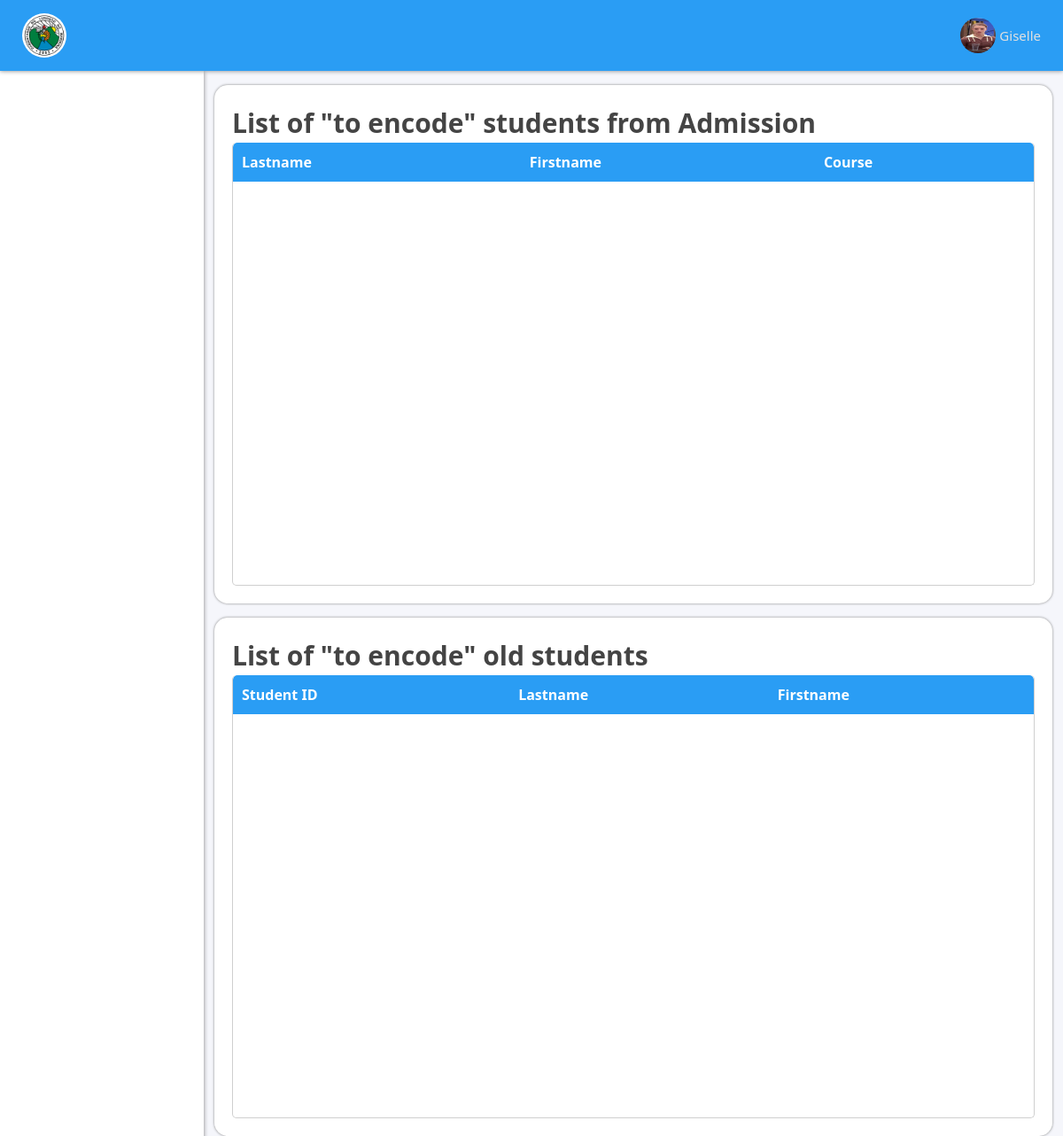
The page /pages/dean.encode-subject.php (signed in) on the database its author committed.
### tables this page shows
CREATE TABLE `student` (
  `StudentID` varchar(50) NOT NULL,
  `Firstname` varchar(50) NOT NULL,
  `Middlename` varchar(50) NOT NULL,
  `Lastname` varchar(50) NOT NULL,
  `Gender` varchar(30) NOT NULL,
  `Email` varchar(50) NOT NULL,
  `ContactNo` varchar(10) NOT NULL,
  `Birthdate` date NOT NULL,
  `Image` text NOT NULL
);

### db-helper/Select.php (called while the page is built, shortened)
<?php
class Select extends Connection{
    public function getStudentByID($studentID){
        $con = $this->connect();
        $stmt = $con->prepare('SELECT * FROM `student` WHERE StudentID = ?');
        $stmt->bind_param('s', $studentID);
        $stmt->execute();
        $res = $stmt->get_result();
        return $res->fetch_assoc();
    }
}

### pages/dean.encode-subject.php (the view, shortened to what this page needs)
<?php
    include '../includes/header.inc.php';
    include '../includes/nav.inside-nav.php';
?>
<div class="container-fluid">
    <div class="card-container mt-3">
        <label class="sub-header">List of "to encode" students from Admission</label>
        <div class="table-container">
            <table class="plmar-table plmar-table-hover">
                <thead>
                    <tr>
                        <th>Lastname</th>
                        <th>Firstname</th>
                        <th>Course</th>
                    </tr>
                </thead>
            </table>
        </div>
    </div>
    <div class="card-container mt-3">
        <label class="sub-header">List of "to encode" old students</label>
        <div class="table-container">
            <table class="plmar-table plmar-table-hover">
                <thead>
                    <tr>
                        <th>Student ID</th>
                        <th>Lastname</th>
                        <th>Firstname</th>
                    </tr>
                </thead>
            </table>
        </div>
    </div>
</div>
<?php
    include '../includes/footer.inc.php';
?>

### includes/nav.inside-nav.php (shortened to what this page needs)
<link rel="stylesheet" href="../css/nav.inside-nav.css?v=<?php echo time()?>">
<nav>
    <div class="logo-container">
        <img src="../img/logo_plmar.jpg" width="50px" height="50px" class="rounded-circle">
    </div>
    <div class="account-container" id="btn-account">
        <img src="../user-uploads/<?php echo $user['Image']?>" width="40px" height="40px" class="rounded-circle">
        <label class="phar ms-1"><?php echo $user['Firstname']?></label>
    </div>
</nav>
<aside>
    <ul>
    </ul>
</aside>

### css/style-resources.css (style rules this page uses)
.sub-header { font-size: 30px; font-weight: 600; color: #444444; }
.phar { font-size: 15px; font-weight: 500; color: #4e4e4e; }
.table-container { border-left: 1px solid #cfcfcf; border-right: 1px solid #cfcfcf; border-bottom: 1px solid #cfcfcf; height: 500px; border-radius: 5px; overflow: auto; }
.plmar-table { width: 100%; }
.plmar-table thead th { background-color: #2a9df4; padding: 10px; color: #ffffff; }
.plmar-table thead th:first-child { border-top-left-radius: 5px; }
.plmar-table thead th:last-child { border-top-right-radius: 5px; }
.card-container { padding: 20px; background-color: #ffffff; border-radius: 15px; box-shadow: 0px 0px 3px gray; }

### css/nav.inside-nav.css (style rules this page uses)
body { background-color: #F5F6FB; padding-top: 80px; }
nav { width: 100%; height: 80px; background-color: #2a9df4; position: fixed; top: 0px; left: 0px; box-shadow: 0px 0px 5px gray; z-index: 300; }
nav .logo-container { display: none; }
nav .account-container { height: inherit; float: right; display: inline-flex; align-items: center; justify-content: space-around; padding: 15px; cursor: pointer; }
nav .account-container label.phar { color: #e0e0e0 ; cursor: pointer; }
aside { width: 230px; height: 100%; position: fixed; left: -240px; background-color: #ffffff; box-shadow: 0px 0px 5px gray; transition: .2s ease all; z-index: 100; }
aside ul { padding: 0px; list-style: none; height: 500px; margin-top: 50px; overflow: auto; }
@media (min-width: 992px) { body { padding-left: 230px; } }
@media (min-width: 992px) { nav .logo-container { height: inherit; display: inline-flex; align-items: center; padding: 25px; } }
@media (min-width: 992px) { nav .account-container { padding: 25px; } }
@media (min-width: 992px) { aside { left: 0px !important; } }

### rows shown on the page
student: Image (picture), Firstname "Giselle"
